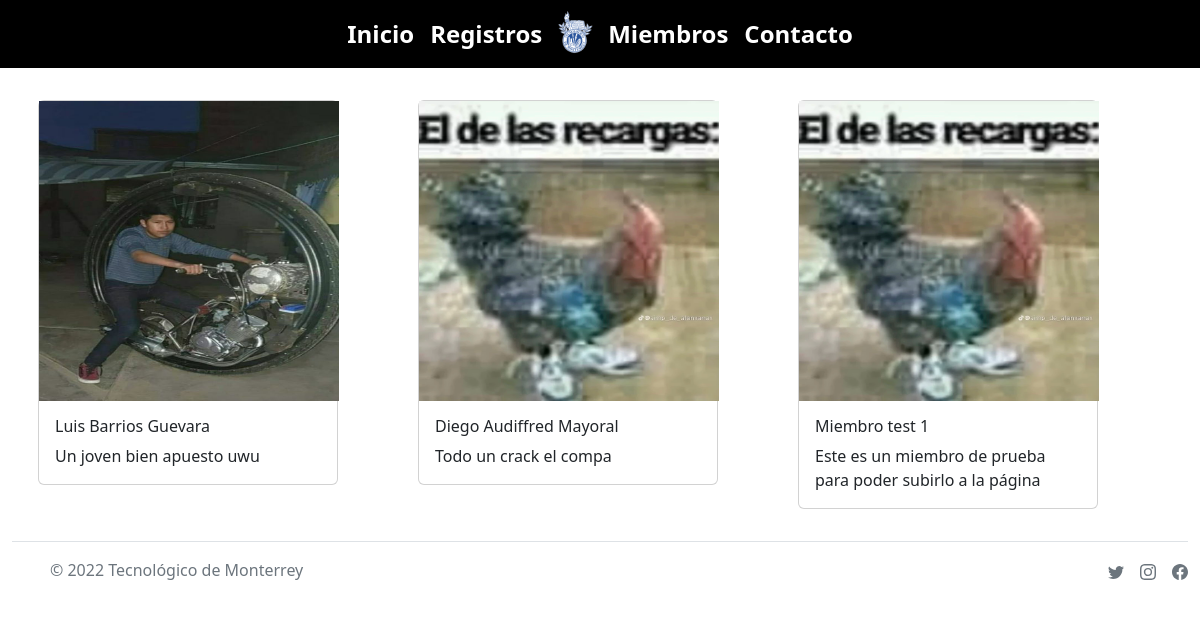
The page /members/ on the database as committed earlier.
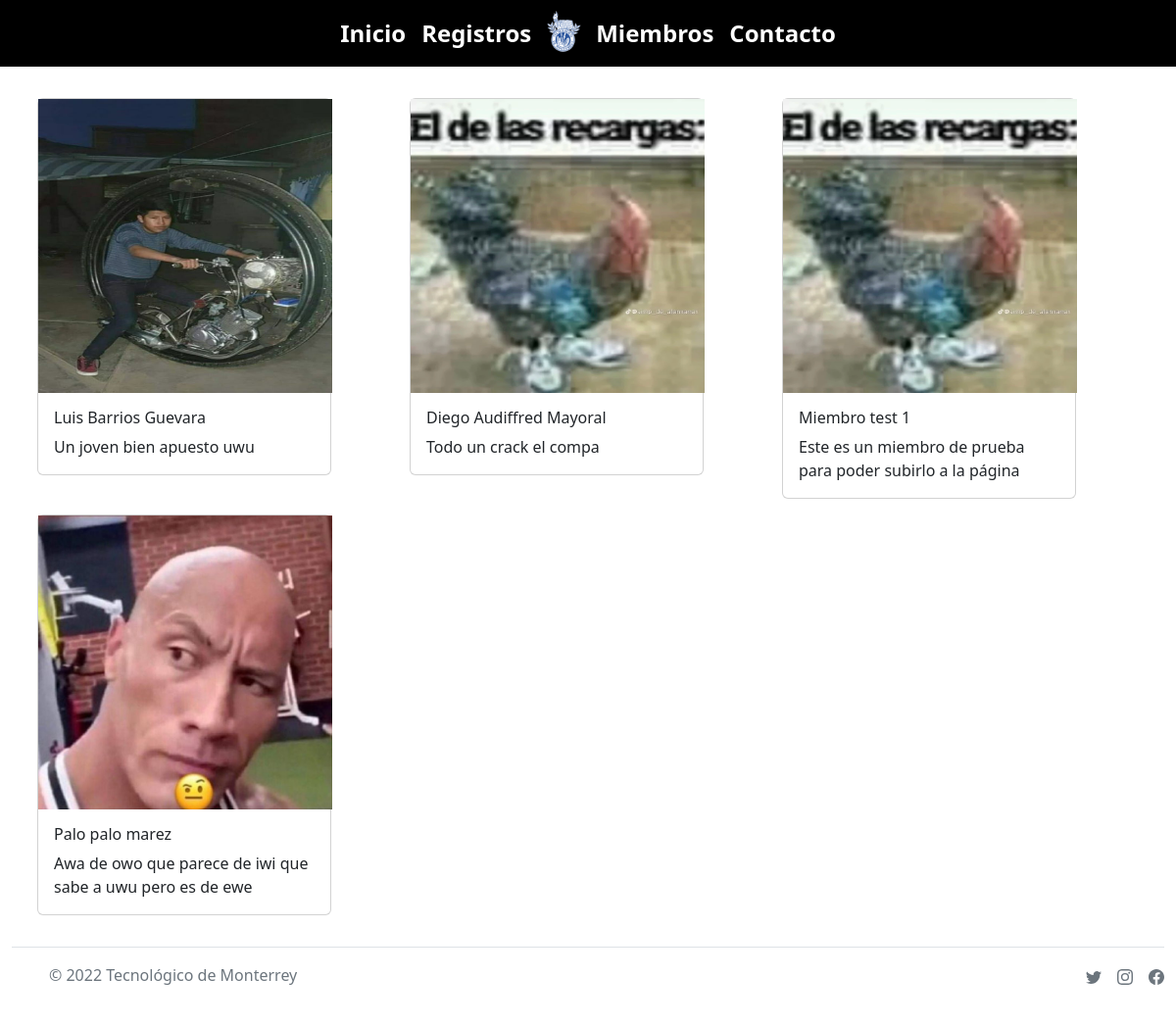
The same page on the database as committed later.
### Semanai/models.py (models this page shows, shortened)
class miembros(models.Model):
    name = models.CharField("Nombre", max_length=50)
    description = models.TextField()
    profilePicture = models.ImageField(
        upload_to='static/img', null=True, blank=True)

### Semanai/views.py (the view)
# urls.py: path('members/',views.members,name="members"),
def members(request):
    members = miembros.objects.all()
    return render(request, 'members.html',{'members': members})

### templates/members.html (shortened to what this page needs)
{% load static %}
<html lang="en">
<head>
    <link href="../static/bootstrap/scss/bootstrap.css" rel="stylesheet">
    <link rel=" stylesheet" href="{% static 'bootstrap/scss/bootstrap.css' %}">
</head>
<body data-new-gr-c-s-check-loaded="14.1024.0" data-gr-ext-installed="">
    {% include 'navabarTop.html' %}
        <div class="container marketing mt-4">
<div class = "row">
           {% for member in members %}
                <div class="col-4 p-2 justify-content.center">
                    <div class="card " style="width: 300px;">
                        <img src="{{member.profilePicture.url}}" class=""  style="width: 300px; height: 300px;" alt="...">
                        <div class="card-body">
                          <h6 class="card-title">{{member.name}}</h6>
                          <p class="card-text">{{member.description}}</p>
                        </div>
                      </div>
                </div>
                {% endfor %}
            </div>
        </div>
        {% include 'footer.html' %}
</body>
</html>

### templates/navabarTop.html
{% load static %}
<nav class="navbar navbar-expand-sm bg-light justify-content-center bg-black bg-dark">
    <ul class="navbar-nav">
        <li class="nav-item">
            <a class="nav-link text-white fs-4 fw-bold" href="{% url 'landingPage' %}">Inicio</a>
        </li>
        <li class="nav-item">
            <a class="nav-link text-white fs-4 fw-bold" href="{% url 'sections' %}">Registros</a>
        </li>
        <li class="nav-item">
            <a class="nav-link p-0" href="#">
                <img src="{% static 'img/tec.png' %}" class="img-fluid me-auto" width="50" height="50">
            </a>
        </li>
        <li class="nav-item">
            <a class="nav-link text-white fs-4 fw-bold" href="{% url 'members' %}">Miembros</a>
        </li>
        <li class="nav-item">
            <a class="nav-link text-white fs-4 fw-bold" href="{% url 'contacts' %}">Contacto</a>
        </li>
    </ul>
</nav>

### templates/footer.html (shortened to what this page needs)
<div class="container-fluid" style="background-color: white;">
    <footer class="d-flex flex-wrap justify-content-between align-items-center py-3 my-4 border-top">
        <div class="col-md-4 d-flex align-items-center">
            <a href="/" class="mb-3 me-2 mb-md-0 text-muted text-decoration-none lh-1">
                <svg class="bi" width="30" height="24">
                    <use xlink:href="#bootstrap"></use>
                </svg>
            </a>
            <span class="text-muted">© 2022 Tecnológico de Monterrey</span>
        </div>
        <ul class="nav col-md-4 justify-content-end list-unstyled d-flex">
            <li class="ms-3"><a class="text-muted" href="#"></a></li>
            <li class="ms-3"><a class="text-muted" href="#"></a></li>
            <li class="ms-3"><a class="text-muted" href="#"></a></li>
        </ul>
    </footer>
</div>

Rows that differ between the two databases and show on the page:
added miembros: profilePicture (picture), name "Palo palo marez", description "Awa de owo que parece de iwi que sabe a uwu pero es de ewe"
